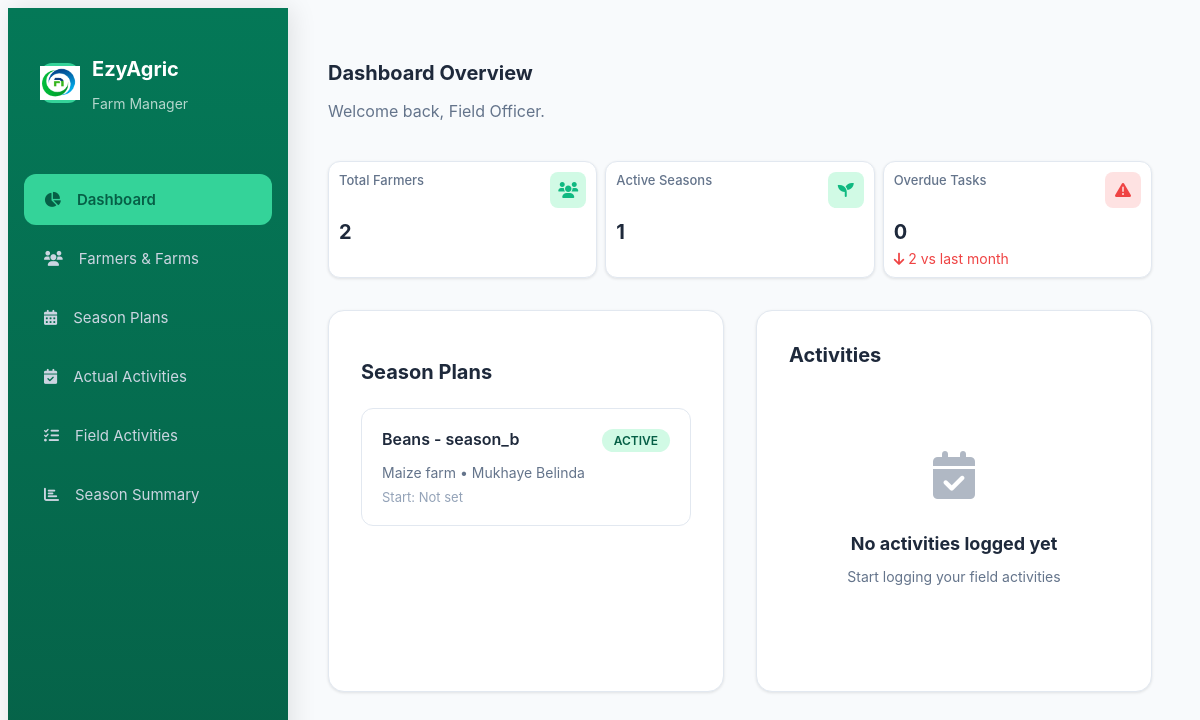
The app's page /, older data.
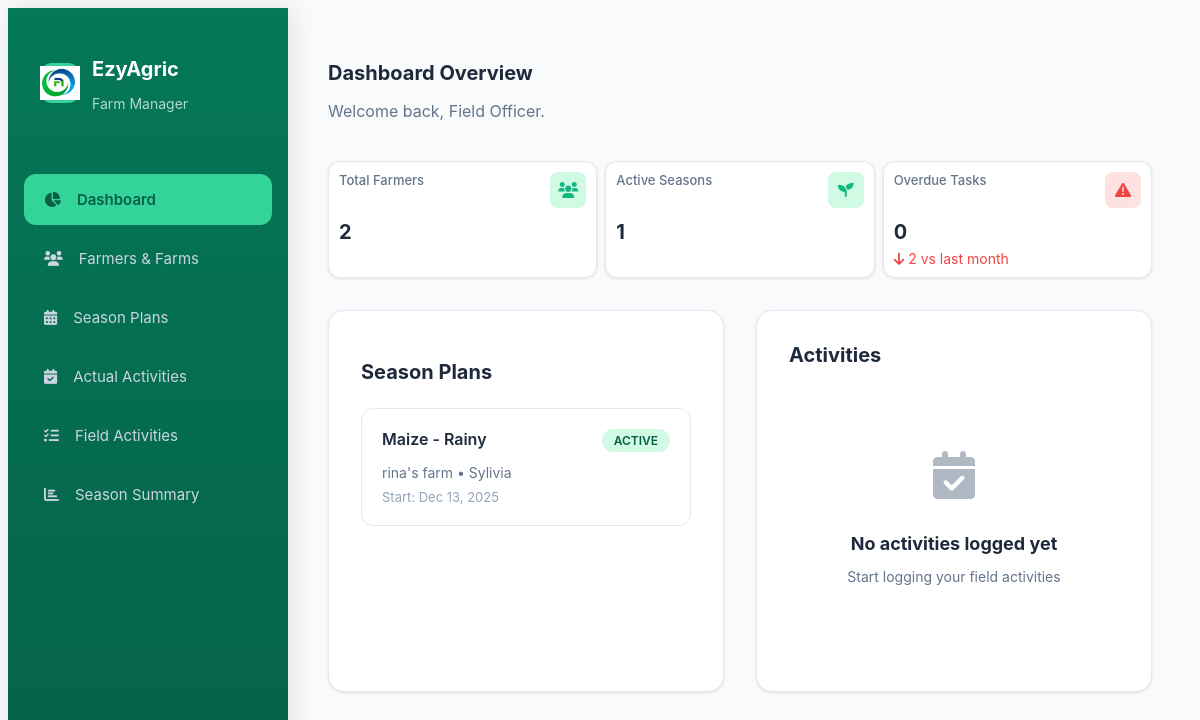
The same page, newer data.
### farmcore/models.py (models this page shows, shortened)
class SeasonPlan(models.Model):
    SEASON_CHOICES = [
        ('rainy', 'Rainy'),
        ('sunny', 'Sunny'),
    ]
    STATUS_CHOICES = [
        ('is_active', 'Is Active'),
        ('completed', 'Completed'),
        ('planned', 'Planned'),
    ]
    farm = models.ForeignKey(Farm, on_delete=models.CASCADE)
    crop_name = models.CharField(max_length=100)
    season_name = models.CharField(max_length=100, choices=SEASON_CHOICES)
    status = models.CharField( max_length=20, choices=STATUS_CHOICES, default='planned' )
    start_date = models.DateField( null=True, blank=True )

class Farm(models.Model):
    farmer = models.ForeignKey( Farmer, on_delete=models.CASCADE, related_name='farms')
    name = models.CharField( max_length=255, blank=False, null=False)
    size_in_acres = models.FloatField(max_length=100, blank=False, null=False)
    location = models.CharField( max_length=255,
        blank=False, null=False )

class Farmer(models.Model):
    name = models.CharField(max_length=255,blank=False, null=False, default="")
    phone = models.CharField(max_length=15, unique=True, blank=False, null=False)

### farmcore/views.py (the view)
# urls.py: path('', views.dashboard, name='dashboard'),
def dashboard(request):
    today = timezone.now().date()
    total_farmers = Farmer.objects.count()
    active_seasons = SeasonPlan.objects.filter(status='is_active').count()
    overdue_tasks = PlannedActivity.objects.filter(
        target_date__lt=today,
        actual_activities__isnull=True
    ).count()
    total_investment = ActualActivity.objects.all().values_list("actual_cost_ugx", flat=True)
    total_investment = sum(total_investment) if total_investment else 0
    all_season_list = SeasonPlan.objects.all().select_related("farm__farmer")
    all_activities = ActualActivity.objects.all().order_by("-actual_date")
    farmers_with_farms = Farmer.objects.prefetch_related('farms').all()
    completed_seasons = SeasonPlan.objects.filter(status='completed').count()
    pending_seasons = SeasonPlan.objects.filter(status='planned').count()
    active_seasons_count = SeasonPlan.objects.filter(status='is_active').count()
    total_seasons = SeasonPlan.objects.count()
    context = {
        "total_farmers": total_farmers,
        "active_seasons": active_seasons,
        "overdue_tasks": overdue_tasks,
        "total_investment": total_investment,
        "all_season_list": all_season_list,
        "all_activities": all_activities,
        "farmers_with_farms": farmers_with_farms,
        "completed_seasons": completed_seasons,
        "pending_seasons": pending_seasons,
        "active_seasons_count": active_seasons_count,
        "total_seasons": total_seasons,
    }
    return render(request, "dashboard.html", context)

### farmcore/templates/dashboard.html (shortened to what this page needs)
{% load static %}
<!DOCTYPE html>
<html lang="en">
<head>
    <link rel="stylesheet" href="https://cdnjs.cloudflare.com/ajax/libs/font-awesome/6.0.0/css/all.min.css">
</head>
<body>
<div class="container">
    <aside class="sidebar">
        <div class="logo">
            <div class="logo-icon">
                <img src="{% static 'images/logo.png' %}" alt="EzyAgric Logo" class="logo-img">
            </div>
            <div class="logo-text">
                <h2>EzyAgric</h2>
                <p>Farm Manager</p>
            </div>
        </div>
        <ul class="menu">
            <li class="active">
                <a href="{% url 'dashboard' %}">
                    <i class="fas fa-chart-pie"></i>
                    Dashboard
                </a>
            </li>
            <li>
                <a href="{% url 'farmer' %}">
                    <i class="fas fa-users"></i>
                    Farmers & Farms
                </a>
            </li>
            <li>
                <a href="{% url 'seasonplan_list' %}">
                    <i class="fas fa-calendar-alt"></i>
                    Season Plans
                </a>
            </li>
            <li>
                <a href="{% url 'actualactivities_list' %}">
                    <i class="fas fa-calendar-check"></i>
                    Actual Activities
                </a>
            </li>
            <li>
                <a href="{% url 'plannedactivities_list' %}">
                    <i class="fas fa-tasks"></i>
                    Field Activities
                </a>
            </li>
            <li>
                <a href="{% url 'season_summary_page' %}">
                    <i class="fas fa-chart-bar"></i>
                    Season Summary
                </a>
            </li>
        </ul>
    </aside>
    <main class="main">
        <div class="header">
            <h1>Dashboard Overview</h1>
            <p>Welcome back, Field Officer.</p>
        </div>
        <div class="stats-grid">
            <div class="stat-card">
                <div class="stat-header">
                    <div class="stat-title">Total Farmers</div>
                    <div class="stat-icon blue">
                        <i class="fas fa-users"></i>
                    </div>
                </div>
                <div class="stat-value">{{ total_farmers }}</div>
            </div>
            <div class="stat-card">
                <div class="stat-header">
                    <div class="stat-title">Active Seasons</div>
                    <div class="stat-icon green">
                        <i class="fas fa-seedling"></i>
                    </div>
                </div>
                <div class="stat-value">{{ active_seasons }}</div>
            </div>
            <div class="stat-card">
                <div class="stat-header">
                    <div class="stat-title">Overdue Tasks</div>
                    <div class="stat-icon red">
                        <i class="fas fa-exclamation-triangle"></i>
                    </div>
                </div>
                <div class="stat-value">{{ overdue_tasks }}</div>
                <div class="stat-change negative">
                    <i class="fas fa-arrow-down"></i>
                    2 vs last month
                </div>
            </div>
        </div>
        <div class="content-grid">
            <div class="section">
                <h2 class="section-title">Season Plans</h2>
                {% for season in all_season_list %}
                <div class="season-item">
                    <div class="season-header">
                        <div class="season-title">{{ season.crop_name }} - {{ season.get_season_name_display }}</div>
                        <div class="season-status">
                            {% if season.status == 'is_active' %}
                                ACTIVE
                            {% elif season.status == 'completed' %}
                                COMPLETED
                            {% else %}
                                PLANNED
                            {% endif %}
                        </div>
                    </div>
                    <div class="season-details">{{ season.farm.name }} • {{ season.farm.farmer.name }}</div>
                    <div class="season-meta">
                        <span>Start: {% if season.start_date %}{{ season.start_date|date:"M d, Y" }}{% else %}Not set{% endif %}</span>
                    </div>
                </div>
                {% empty %}
                <div class="empty-state">
                    <i class="fas fa-seedling"></i>
                    <h3>No season plans yet</h3>
                    <p>Start by creating a season plan for your farmers</p>
                </div>
                {% endfor %}
            </div>
            <div class="section">
                <div style="display: flex; justify-content: space-between; align-items: center; margin-bottom: 24px;">
                    <h2 class="section-title" style="margin: 0;">Activities</h2>
                </div>
                {% if all_activities %}
                    {% for act in all_activities %}
                    <div class="season-item">
                        <div class="season-title">{{ act.get_activity_type_display }}</div>
                        <div class="season-details">{{ act.season_plan.crop_name }} - {{ act.season_plan.get_season_name_display }}</div>
                        <div class="season-meta">
                            <span>{{ act.actual_date|date:"M d, Y" }}</span>
                            <span>UGX {{ act.actual_cost_ugx|floatformat:0 }}</span>
                        </div>
                    </div>
                    {% endfor %}
                {% else %}
                <div class="empty-state">
                    <i class="fas fa-calendar-check"></i>
                    <h3>No activities logged yet</h3>
                    <p>Start logging your field activities</p>
                </div>
                {% endif %}
            </div>
        </div>
    </main>
</div>
</body>
</html>

### farmcore/templates/dashboard.html (style rules this page uses)
body { font-family: -apple-system, BlinkMacSystemFont, 'Segoe UI', Roboto, sans-serif; background: #f8fafc; color: #1e293b; }
.container { display: flex; min-height: 100vh; }
.logo-img { width: 40px; height: auto; object-fit: contain; }
.sidebar { width: 280px; background: linear-gradient(180deg, #047857 0%, #065f46 100%); color: white; position: fixed; height: 100vh; padding: 32px 0; box-shadow: 4px 0 24px rgba(0,0,0,0.1); }
.logo { display: flex; align-items: center; gap: 12px; padding: 0 32px; margin-bottom: 48px; }
.logo-icon { width: 40px; height: 40px; background: #34d399; border-radius: 12px; display: flex; align-items: center; justify-content: center; font-size: 20px; }
.logo-text h2 { font-size: 20px; font-weight: 700; margin-bottom: 2px; }
.logo-text p { font-size: 14px; opacity: 0.7; }
.menu { list-style: none; padding: 0 16px; }
.menu li { margin-bottom: 8px; }
.menu li a { display: flex; align-items: center; gap: 16px; padding: 16px 20px; color: #cbd5e1; text-decoration: none; border-radius: 12px; transition: all 0.2s; font-size: 15px; }
.menu li.active a { background: #34d399; color: #065f46; font-weight: 600; }
.main { flex: 1; margin-left: 280px; padding: 40px; }
.header { margin-bottom: 40px; }
.header h1 { font-size: 20px; font-weight: 700; margin-bottom: 8px; color: #1e293b; }
.header p { color: #64748b; font-size: 16px; }
.stats-grid { display: grid; grid-template-columns: repeat(auto-fit, minmax(220px, 1fr)); gap: 8px; margin-bottom: 32px; }
.stat-card { background: white; padding: 10px; border-radius: 12px; box-shadow: 0 1px 3px rgba(0,0,0,0.1); border: 1px solid #e2e8f0; position: relative; }
.stat-header { display: flex; justify-content: space-between; align-items: flex-start; margin-bottom: 12px; }
.stat-title { font-size: 13px; color: #64748b; font-weight: 500; }
.stat-icon { width: 36px; height: 36px; border-radius: 8px; display: flex; align-items: center; justify-content: center; font-size: 16px; }
.stat-icon.blue { background: #d1fae5; color: #10b981; }
.stat-icon.green { background: #d1fae5; color: #10b981; }
.stat-icon.red { background: #fee2e2; color: #ef4444; }
.stat-value { font-size: 20px; font-weight: 700; color: #1e293b; margin-bottom: 6px; }
.stat-change { font-size: 14px; display: flex; align-items: center; gap: 4px; }
.stat-change.negative { color: #ef4444; }
.content-grid { display: grid; grid-template-columns: 1fr 1fr; gap: 32px; }
.section { background: white; border-radius: 16px; padding: 32px; box-shadow: 0 1px 3px rgba(0,0,0,0.1); border: 1px solid #e2e8f0; }
.section-title { font-size: 20px; font-weight: 700; margin-bottom: 24px; color: #1e293b; }
.season-item { padding: 20px; border: 1px solid #e2e8f0; border-radius: 12px; margin-bottom: 16px; transition: all 0.2s; }
.season-header { display: flex; justify-content: space-between; align-items: flex-start; margin-bottom: 12px; }
.season-title { font-size: 16px; font-weight: 600; color: #1e293b; }
.season-status { background: #d1fae5; color: #065f46; padding: 4px 12px; border-radius: 20px; font-size: 12px; font-weight: 600; text-transform: uppercase; }
.season-details { color: #64748b; font-size: 14px; margin-bottom: 8px; }
.season-meta { display: flex; gap: 20px; font-size: 13px; color: #94a3b8; }
.empty-state { text-align: center; padding: 60px 20px; color: #64748b; }
.empty-state i { font-size: 48px; margin-bottom: 16px; opacity: 0.5; }
.empty-state h3 { font-size: 18px; margin-bottom: 8px; color: #1e293b; }
.empty-state p { font-size: 14px; }

Row changes from the older to the newer data that the page shows:
removed SeasonPlan: crop_name "Beans", season_name "season_b", status "ACTIVE", farm.name "Maize farm", farm.farmer.name "Mukhaye Belinda", shows "Not set"
added SeasonPlan: crop_name "Maize", season_name "Rainy", status "ACTIVE", farm.name "rina's farm", farm.farmer.name "Sylivia", start_date "Dec 13, 2025"
